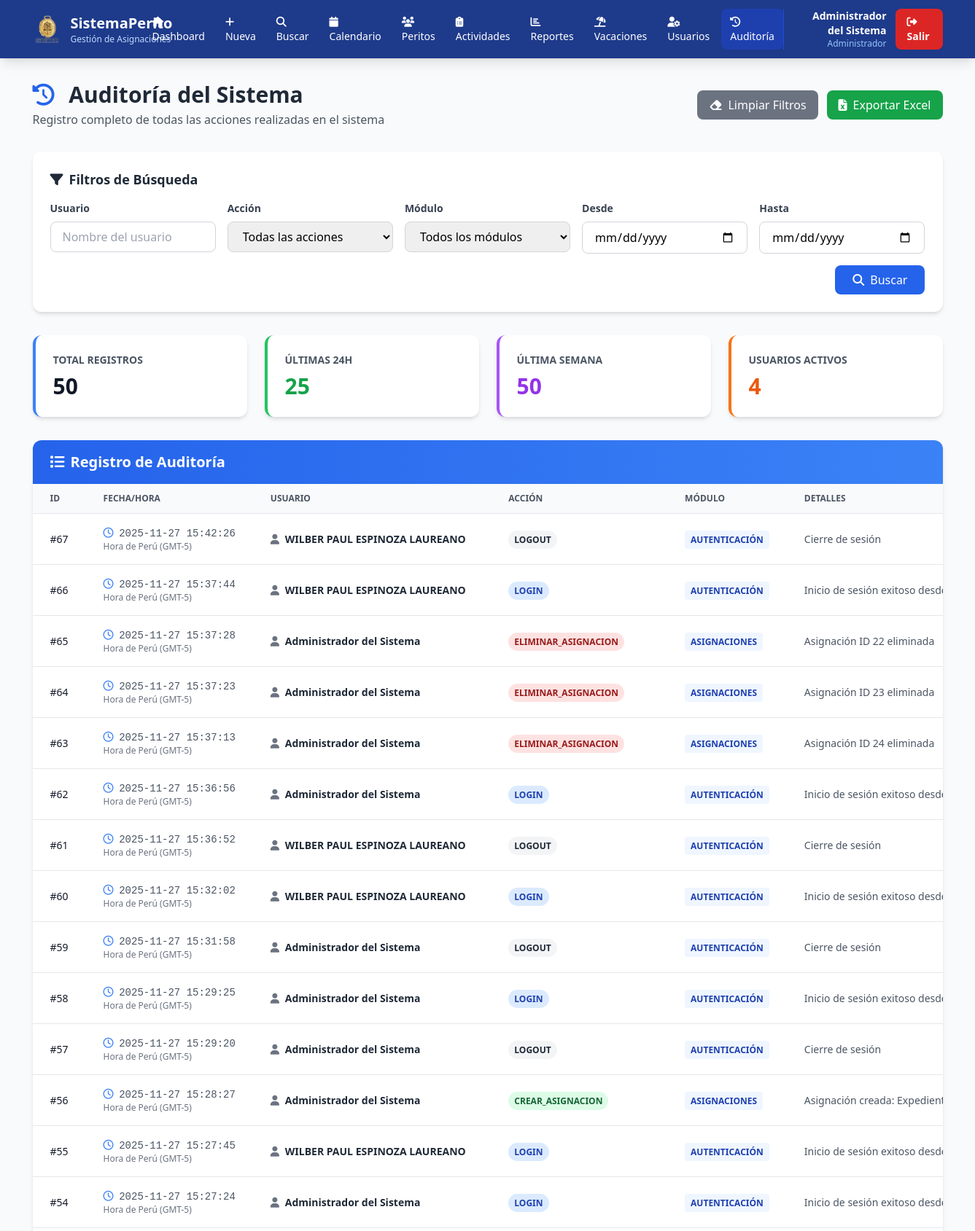
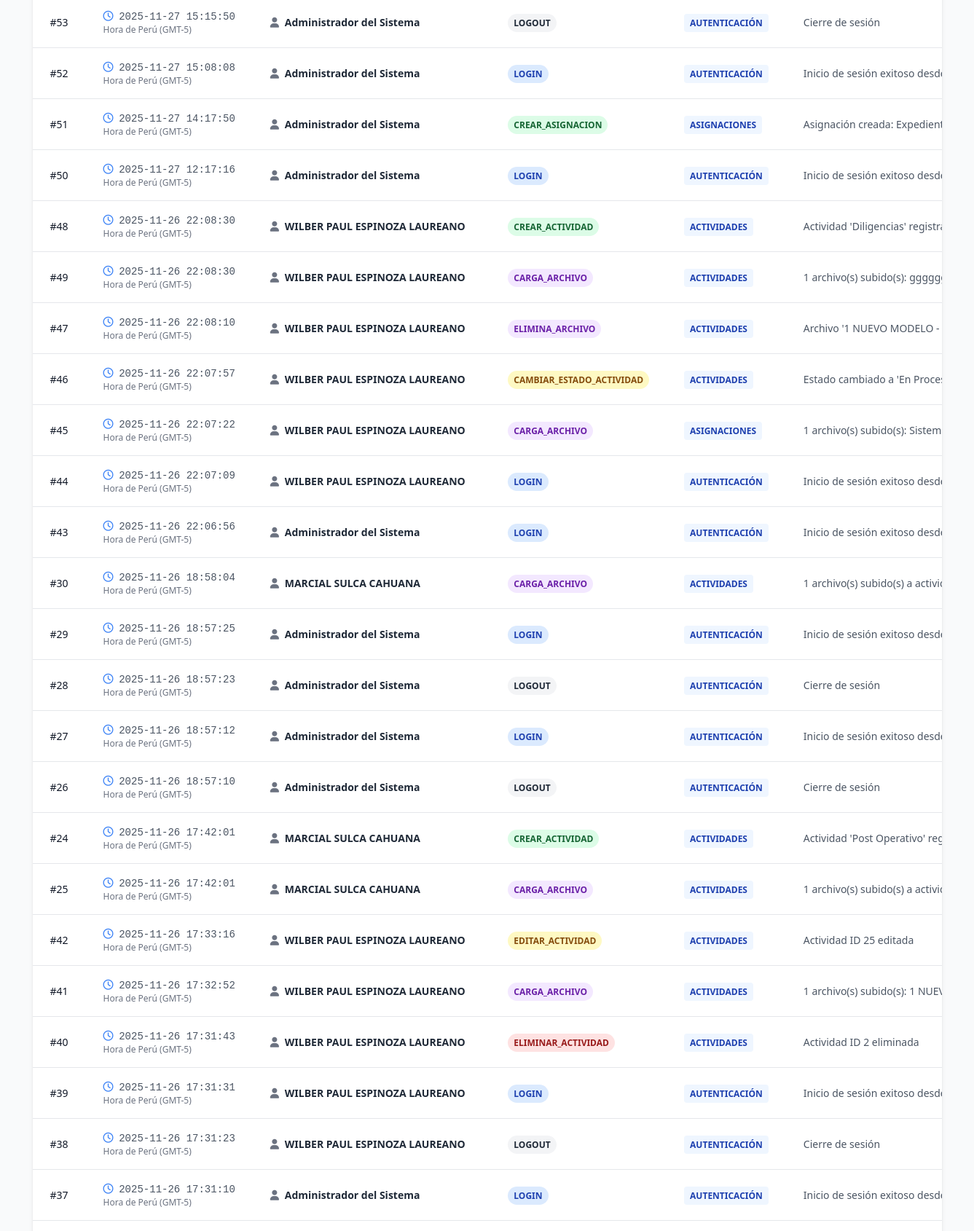
Screenshot of /auditoria (signed in, upper part) with the database file from the repository (2 pictures, top to bottom).
### tables this page shows
CREATE TABLE auditoria (
        id INTEGER PRIMARY KEY AUTOINCREMENT,
        usuario_id INTEGER NOT NULL,
        usuario_nombre TEXT NOT NULL,
        accion TEXT NOT NULL,
        modulo TEXT NOT NULL,
        detalles TEXT,
        registro_id INTEGER,
        ip_address TEXT,
        user_agent TEXT,
        fecha TIMESTAMP DEFAULT CURRENT_TIMESTAMP,
        FOREIGN KEY (usuario_id) REFERENCES usuarios(id)
    );

### app.py (the view)
@app.route('/auditoria')
@admin_required
def auditoria():
    conn = sqlite3.connect('database.db')
    conn.row_factory = sqlite3.Row
    cursor = conn.cursor()
    filtro_usuario = request.args.get('usuario', '')
    filtro_accion = request.args.get('accion', '')
    filtro_modulo = request.args.get('modulo', '')
    filtro_fecha_desde = request.args.get('fecha_desde', '')
    filtro_fecha_hasta = request.args.get('fecha_hasta', '')
    page = int(request.args.get('page', 1))
    per_page = 50  # Registros por página
    offset = (page - 1) * per_page
    query_count = 'SELECT COUNT(*) as total FROM auditoria WHERE 1=1'
    query = 'SELECT * FROM auditoria WHERE 1=1'
    params = []
    if filtro_usuario:
        query += ' AND usuario_nombre LIKE ?'
        query_count += ' AND usuario_nombre LIKE ?'
        params.append(f'%{filtro_usuario}%')
    if filtro_accion:
        query += ' AND accion = ?'
        query_count += ' AND accion = ?'
        params.append(filtro_accion)
    if filtro_modulo:
        query += ' AND modulo = ?'
        query_count += ' AND modulo = ?'
        params.append(filtro_modulo)
    if filtro_fecha_desde:
        query += ' AND DATE(fecha) >= ?'  # USAR 'fecha'
        query_count += ' AND DATE(fecha) >= ?'
        params.append(filtro_fecha_desde)
    if filtro_fecha_hasta:
        query += ' AND DATE(fecha) <= ?'  # USAR 'fecha'
        query_count += ' AND DATE(fecha) <= ?'
        params.append(filtro_fecha_hasta)
    try:
        cursor.execute(query_count, params)
        total_registros = cursor.fetchone()['total']
        total_paginas = (total_registros + per_page - 1) // per_page
        query += f' ORDER BY fecha DESC LIMIT {per_page} OFFSET {offset}'  # USAR 'fecha'
        cursor.execute(query, params)
        registros = []
        for row in cursor.fetchall():
            registros.append({
                'id': row['id'],
                'fecha': row['fecha'],  # USAR 'fecha'
                'usuario_nombre': row['usuario_nombre'],
                'accion': row['accion'],
                'modulo': row['modulo'],
                'detalles': row['detalles'] if row['detalles'] else '',  # USAR 'detalles'
                'ip_address': row['ip_address'] if row['ip_address'] else 'N/A',
                'user_agent': row['user_agent'] if row['user_agent'] else 'N/A'
            })
        print(f"🔍 DEBUG: Se encontraron {len(registros)} registros")
        if registros:
            print(f"🔍 DEBUG: Primer registro: {registros[0]}")
        cursor.execute('SELECT DISTINCT accion FROM auditoria ORDER BY accion')
        acciones = [row['accion'] for row in cursor.fetchall()]
        cursor.execute('SELECT DISTINCT modulo FROM auditoria ORDER BY modulo')
        modulos = [row['modulo'] for row in cursor.fetchall()]
        conn.close()
        return render_template('admin/auditoria.html',
                              registros=registros,
                              acciones=acciones,
                              modulos=modulos,
                              filtros={
                                  'usuario': filtro_usuario,
                                  'accion': filtro_accion,
                                  'modulo': filtro_modulo,
                                  'fecha_desde': filtro_fecha_desde,
                                  'fecha_hasta': filtro_fecha_hasta
                              },
                              page=page,
                              total_paginas=total_paginas,
                              total_registros=total_registros)
    except Exception as e:
        conn.close()
        print(f"❌ Error en auditoría: {e}")
        import traceback
        traceback.print_exc()
        return f"Error al cargar auditoría: {str(e)}", 500

### templates/admin/auditoria.html (shortened to what this page needs)
<!DOCTYPE html>
<html lang="es">
<head>
    <script src="https://cdn.tailwindcss.com"></script>
    <link rel="stylesheet" href="https://cdnjs.cloudflare.com/ajax/libs/font-awesome/6.4.0/css/all.min.css">
</head>
<body class="bg-gray-50">
    <nav class="bg-blue-900 text-white shadow-lg">
        <div class="container mx-auto px-4">
            <div class="flex justify-between items-center py-3">
                <div class="flex items-center space-x-3">
                    <img src="{{ url_for('static', filename='imagenes/logompo.png') }}" alt="Logo" class="w-10 h-10 object-contain">
                    <div class="hidden md:block">
                        <h1 class="text-xl font-bold">SistemaPerito</h1>
                        <p class="text-xs text-blue-200">Gestión de Asignaciones</p>
                    </div>
                </div>
                <div class="flex items-center space-x-1">
                    <a href="/" class="px-3 py-2 rounded-lg hover:bg-blue-800 transition text-sm">
                        <i class="fas fa-home mr-1"></i>Dashboard
                    </a>
                    <a href="/nuevo" class="px-3 py-2 rounded-lg hover:bg-blue-800 transition text-sm">
                        <i class="fas fa-plus mr-1"></i>Nueva
                    </a>
                    <a href="/buscar" class="px-3 py-2 rounded-lg hover:bg-blue-800 transition text-sm">
                        <i class="fas fa-search mr-1"></i>Buscar
                    </a>
                    <a href="/calendario" class="px-3 py-2 rounded-lg hover:bg-blue-800 transition text-sm">
                        <i class="fas fa-calendar mr-1"></i>Calendario
                    </a>
                    <a href="/peritos" class="px-3 py-2 rounded-lg hover:bg-blue-800 transition text-sm">
                        <i class="fas fa-users mr-1"></i>Peritos
                    </a>
                    <a href="/actividades-admin" class="px-3 py-2 rounded-lg hover:bg-blue-800 transition text-sm">
                        <i class="fas fa-clipboard-list mr-1"></i>Actividades
                    </a>
                    <a href="/reportes" class="px-3 py-2 rounded-lg hover:bg-blue-800 transition text-sm">
                        <i class="fas fa-chart-bar mr-1"></i>Reportes
                    </a>
                    <a href="/vacaciones" class="px-3 py-2 rounded-lg hover:bg-blue-800 transition text-sm">
                        <i class="fas fa-umbrella-beach mr-1"></i>Vacaciones
                    </a>
                    <a href="/usuarios" class="px-3 py-2 rounded-lg hover:bg-blue-800 transition text-sm">
                        <i class="fas fa-user-cog mr-1"></i>Usuarios
                    </a>
                    <a href="/auditoria" class="px-3 py-2 bg-blue-800 rounded-lg hover:bg-blue-700 transition text-sm">
                        <i class="fas fa-history mr-1"></i>Auditoría
                    </a>
                </div>
                <div class="flex items-center space-x-3 border-l border-blue-700 pl-4">
                    <div class="text-right hidden md:block">
                        <p class="text-sm font-semibold">{{ session.nombre_completo or session.usuario }}</p>
                        <p class="text-xs text-blue-300">Administrador</p>
                    </div>
                    <a href="/logout" class="px-4 py-2 bg-red-600 rounded-lg hover:bg-red-700 transition text-sm font-semibold">
                        <i class="fas fa-sign-out-alt mr-1"></i>Salir
                    </a>
                </div>
            </div>
        </div>
    </nav>
    <div class="container mx-auto px-4 py-8">
        <div class="flex justify-between items-center mb-8">
            <div>
                <h2 class="text-3xl font-bold text-gray-800">
                    <i class="fas fa-history text-blue-600 mr-3"></i>
                    Auditoría del Sistema
                </h2>
                <p class="text-gray-600 mt-1">Registro completo de todas las acciones realizadas en el sistema</p>
            </div>
            <div class="flex space-x-3">
                <button onclick="limpiarFiltros()" class="px-4 py-2 bg-gray-500 text-white rounded-lg hover:bg-gray-600 transition">
                    <i class="fas fa-eraser mr-2"></i>Limpiar Filtros
                </button>
                <a href="/api/auditoria/exportar" class="px-4 py-2 bg-green-600 text-white rounded-lg hover:bg-green-700 transition">
                    <i class="fas fa-file-excel mr-2"></i>Exportar Excel
                </a>
            </div>
        </div>
        <div class="bg-white rounded-xl shadow-md p-6 mb-8">
            <h3 class="text-lg font-bold text-gray-800 mb-4">
                <i class="fas fa-filter mr-2"></i>Filtros de Búsqueda
            </h3>
            <form method="GET" action="/auditoria" class="grid grid-cols-1 md:grid-cols-5 gap-4">
                <div>
                    <label class="block text-sm font-semibold text-gray-700 mb-2">Usuario</label>
                    <input type="text" name="usuario" value="{{ filtros.usuario }}"
                           placeholder="Nombre del usuario"
                           class="w-full px-4 py-2 border border-gray-300 rounded-lg focus:ring-2 focus:ring-blue-500">
                </div>
                <div>
                    <label class="block text-sm font-semibold text-gray-700 mb-2">Acción</label>
                    <select name="accion" class="w-full px-4 py-2 border border-gray-300 rounded-lg focus:ring-2 focus:ring-blue-500">
                        <option value="">Todas las acciones</option>
                    </select>
                </div>
                <div>
                    <label class="block text-sm font-semibold text-gray-700 mb-2">Módulo</label>
                    <select name="modulo" class="w-full px-4 py-2 border border-gray-300 rounded-lg focus:ring-2 focus:ring-blue-500">
                        <option value="">Todos los módulos</option>
                    </select>
                </div>
                <div>
                    <label class="block text-sm font-semibold text-gray-700 mb-2">Desde</label>
                    <input type="date" name="fecha_desde" value="{{ filtros.fecha_desde }}"
                           class="w-full px-4 py-2 border border-gray-300 rounded-lg focus:ring-2 focus:ring-blue-500">
                </div>
                <div>
                    <label class="block text-sm font-semibold text-gray-700 mb-2">Hasta</label>
                    <input type="date" name="fecha_hasta" value="{{ filtros.fecha_hasta }}"
                           class="w-full px-4 py-2 border border-gray-300 rounded-lg focus:ring-2 focus:ring-blue-500">
                </div>
                <div class="md:col-span-5 flex justify-end">
                    <button type="submit" class="px-6 py-2 bg-blue-600 text-white rounded-lg hover:bg-blue-700 transition">
                        <i class="fas fa-search mr-2"></i>Buscar
                    </button>
                </div>
            </form>
        </div>
        <div class="grid grid-cols-1 md:grid-cols-4 gap-6 mb-8">
            <div class="bg-white rounded-xl shadow-md p-6 border-l-4 border-blue-500">
                <p class="text-sm font-semibold text-gray-600 uppercase">Total Registros</p>
                <p class="text-3xl font-bold text-gray-900 mt-2">{{ registros|length }}</p>
            </div>
            <div class="bg-white rounded-xl shadow-md p-6 border-l-4 border-green-500">
                <p class="text-sm font-semibold text-gray-600 uppercase">Últimas 24h</p>
                <p class="text-3xl font-bold text-green-600 mt-2" id="registros24h">0</p>
            </div>
            <div class="bg-white rounded-xl shadow-md p-6 border-l-4 border-purple-500">
                <p class="text-sm font-semibold text-gray-600 uppercase">Última Semana</p>
                <p class="text-3xl font-bold text-purple-600 mt-2" id="registrosSemana">0</p>
            </div>
            <div class="bg-white rounded-xl shadow-md p-6 border-l-4 border-orange-500">
                <p class="text-sm font-semibold text-gray-600 uppercase">Usuarios Activos</p>
                <p class="text-3xl font-bold text-orange-600 mt-2" id="usuariosActivos">0</p>
            </div>
        </div>
        <div class="bg-white rounded-xl shadow-md overflow-hidden">
            <div class="px-6 py-4 bg-gradient-to-r from-blue-600 to-blue-500">
                <h3 class="text-xl font-bold text-white">
                    <i class="fas fa-list mr-2"></i>Registro de Auditoría
                </h3>
            </div>
            <div class="overflow-x-auto">
                <table class="min-w-full divide-y divide-gray-200">
                    <thead class="bg-gray-50">
                        <tr>
                            <th class="px-6 py-3 text-left text-xs font-semibold text-gray-600 uppercase">ID</th>
                            <th class="px-6 py-3 text-left text-xs font-semibold text-gray-600 uppercase">Fecha/Hora</th>
                            <th class="px-6 py-3 text-left text-xs font-semibold text-gray-600 uppercase">Usuario</th>
                            <th class="px-6 py-3 text-left text-xs font-semibold text-gray-600 uppercase">Acción</th>
                            <th class="px-6 py-3 text-left text-xs font-semibold text-gray-600 uppercase">Módulo</th>
                            <th class="px-6 py-3 text-left text-xs font-semibold text-gray-600 uppercase">Detalles</th>
                        </tr>
                    </thead>
                    <tbody class="bg-white divide-y divide-gray-200">
                        {% for registro in registros %}
                        <tr class="hover:bg-gray-50">
                            <td class="px-6 py-4 whitespace-nowrap text-sm font-medium text-gray-900">#{{ registro.id }}</td>
                            <td class="px-6 py-4 whitespace-nowrap text-sm text-gray-600">
                                <i class="far fa-clock text-blue-500 mr-1"></i>
                                <span class="font-mono">{{ registro.fecha }}</span>
                                <p class="text-xs text-gray-500">Hora de Perú (GMT-5)</p>
                            </td>
                            <td class="px-6 py-4 whitespace-nowrap text-sm text-gray-800 font-semibold">
                                <i class="fas fa-user text-gray-500 mr-1"></i>
                                {{ registro.usuario_nombre }}
                            </td>
                            <td class="px-6 py-4 whitespace-nowrap text-sm">
                                <span class="px-2 py-1 rounded-full text-xs font-semibold
                                    {% if 'CREAR' in registro.accion %}bg-green-100 text-green-800
                                    {% elif 'EDITAR' in registro.accion or 'CAMBIAR' in registro.accion %}bg-yellow-100 text-yellow-800
                                    {% elif 'ELIMINAR' in registro.accion or 'CANCELAR' in registro.accion %}bg-red-100 text-red-800
                                    {% elif 'LOGIN' in registro.accion %}bg-blue-100 text-blue-800
                                    {% elif 'LOGOUT' in registro.accion %}bg-gray-100 text-gray-800
                                    {% else %}bg-purple-100 text-purple-800
                                    {% endif %}">
                                    {{ registro.accion }}
                                </span>
                            </td>
                            <td class="px-6 py-4 whitespace-nowrap text-sm text-gray-800">
                                <span class="px-2 py-1 bg-blue-50 text-blue-800 rounded text-xs font-semibold">
                                    {{ registro.modulo }}
                                </span>
                            </td>
                            <td class="px-6 py-4 text-sm text-gray-600 max-w-xs truncate" title="{{ registro.detalles }}">
                                {{ registro.detalles or '-' }}
                            </td>
                        </tr>
                        {% endfor %}
                    </tbody>
                </table>
            </div>
        </div>
    </div>
</body>
</html>

### rows the page displays
auditoria: id "67", fecha "2025-11-27 15:42:26", usuario_nombre "WILBER PAUL ESPINOZA LAUREANO", accion "LOGOUT", modulo "AUTENTICACIÓN", detalles "Cierre de sesión"
auditoria: id "66", fecha "2025-11-27 15:37:44", usuario_nombre "WILBER PAUL ESPINOZA LAUREANO", accion "LOGIN", modulo "AUTENTICACIÓN", detalles "Inicio de sesión exitoso desde IP: 10.40.…"
auditoria: id "65", fecha "2025-11-27 15:37:28", usuario_nombre "Administrador del Sistema", accion "ELIMINAR_ASIGNACION", modulo "ASIGNACIONES", detalles "Asignación ID 22 eliminada"
auditoria: id "64", fecha "2025-11-27 15:37:23", usuario_nombre "Administrador del Sistema", accion "ELIMINAR_ASIGNACION", modulo "ASIGNACIONES", detalles "Asignación ID 23 eliminada"
auditoria: id "63", fecha "2025-11-27 15:37:13", usuario_nombre "Administrador del Sistema", accion "ELIMINAR_ASIGNACION", modulo "ASIGNACIONES", detalles "Asignación ID 24 eliminada"
auditoria: id "62", fecha "2025-11-27 15:36:56", usuario_nombre "Administrador del Sistema", accion "LOGIN", modulo "AUTENTICACIÓN", detalles "Inicio de sesión exitoso desde IP: 127.0.…"
auditoria: id "61", fecha "2025-11-27 15:36:52", usuario_nombre "WILBER PAUL ESPINOZA LAUREANO", accion "LOGOUT", modulo "AUTENTICACIÓN", detalles "Cierre de sesión"
auditoria: id "60", fecha "2025-11-27 15:32:02", usuario_nombre "WILBER PAUL ESPINOZA LAUREANO", accion "LOGIN", modulo "AUTENTICACIÓN", detalles "Inicio de sesión exitoso desde IP: 127.0.…"
auditoria: id "59", fecha "2025-11-27 15:31:58", usuario_nombre "Administrador del Sistema", accion "LOGOUT", modulo "AUTENTICACIÓN", detalles "Cierre de sesión"
auditoria: id "58", fecha "2025-11-27 15:29:25", usuario_nombre "Administrador del Sistema", accion "LOGIN", modulo "AUTENTICACIÓN", detalles "Inicio de sesión exitoso desde IP: 127.0.…"
auditoria: id "57", fecha "2025-11-27 15:29:20", usuario_nombre "Administrador del Sistema", accion "LOGOUT", modulo "AUTENTICACIÓN", detalles "Cierre de sesión"
auditoria: id "56", fecha "2025-11-27 15:28:27", usuario_nombre "Administrador del Sistema", accion "CREAR_ASIGNACION", modulo "ASIGNACIONES", detalles "Asignación creada:…"
auditoria: id "55", fecha "2025-11-27 15:27:45", usuario_nombre "WILBER PAUL ESPINOZA LAUREANO", accion "LOGIN", modulo "AUTENTICACIÓN", detalles "Inicio de sesión exitoso desde IP: 10.40.…"
auditoria: id "54", fecha "2025-11-27 15:27:24", usuario_nombre "Administrador del Sistema", accion "LOGIN", modulo "AUTENTICACIÓN", detalles "Inicio de sesión exitoso desde IP: 10.40.…"
auditoria: id "53", fecha "2025-11-27 15:15:50", usuario_nombre "Administrador del Sistema", accion "LOGOUT", modulo "AUTENTICACIÓN", detalles "Cierre de sesión"
auditoria: id "52", fecha "2025-11-27 15:08:08", usuario_nombre "Administrador del Sistema", accion "LOGIN", modulo "AUTENTICACIÓN", detalles "Inicio de sesión exitoso desde IP: 127.0.…"
auditoria: id "51", fecha "2025-11-27 14:17:50", usuario_nombre "Administrador del Sistema", accion "CREAR_ASIGNACION", modulo "ASIGNACIONES", detalles "Asignación creada:…"
auditoria: id "50", fecha "2025-11-27 12:17:16", usuario_nombre "Administrador del Sistema", accion "LOGIN", modulo "AUTENTICACIÓN", detalles "Inicio de sesión exitoso desde IP: 127.0.…"
auditoria: id "48", fecha "2025-11-26 22:08:30", usuario_nombre "WILBER PAUL ESPINOZA LAUREANO", accion "CREAR_ACTIVIDAD", modulo "ACTIVIDADES", detalles "Actividad 'Diligencias'…"
auditoria: id "49", fecha "2025-11-26 22:08:30", usuario_nombre "WILBER PAUL ESPINOZA LAUREANO", accion "CARGA_ARCHIVO", modulo "ACTIVIDADES", detalles "1 archivo(s) subido(s): ggggggggggggg…"
auditoria: id "47", fecha "2025-11-26 22:08:10", usuario_nombre "WILBER PAUL ESPINOZA LAUREANO", accion "ELIMINA_ARCHIVO", modulo "ACTIVIDADES", detalles "Archivo '1 NUEVO MODELO - CONFORM…"
auditoria: id "46", fecha "2025-11-26 22:07:57", usuario_nombre "WILBER PAUL ESPINOZA LAUREANO", accion "CAMBIAR_ESTADO_ACTIVIDAD", modulo "ACTIVIDADES", detalles "Estado cambiado a 'En Proceso' en activ…"
auditoria: id "45", fecha "2025-11-26 22:07:22", usuario_nombre "WILBER PAUL ESPINOZA LAUREANO", accion "CARGA_ARCHIVO", modulo "ASIGNACIONES", detalles "1 archivo(s) subido(s): Sistema OCR Inte…"
auditoria: id "44", fecha "2025-11-26 22:07:09", usuario_nombre "WILBER PAUL ESPINOZA LAUREANO", accion "LOGIN", modulo "AUTENTICACIÓN", detalles "Inicio de sesión exitoso desde IP: 127.0.…"
auditoria: id "43", fecha "2025-11-26 22:06:56", usuario_nombre "Administrador del Sistema", accion "LOGIN", modulo "AUTENTICACIÓN", detalles "Inicio de sesión exitoso desde IP: 127.0.…"
auditoria: id "30", fecha "2025-11-26 18:58:04", usuario_nombre "MARCIAL SULCA CAHUANA", accion "CARGA_ARCHIVO", modulo "ACTIVIDADES", detalles "1 archivo(s) subido(s) a…"
auditoria: id "29", fecha "2025-11-26 18:57:25", usuario_nombre "Administrador del Sistema", accion "LOGIN", modulo "AUTENTICACIÓN", detalles "Inicio de sesión exitoso desde IP: 127.0.…"
auditoria: id "28", fecha "2025-11-26 18:57:23", usuario_nombre "Administrador del Sistema", accion "LOGOUT", modulo "AUTENTICACIÓN", detalles "Cierre de sesión"
auditoria: id "27", fecha "2025-11-26 18:57:12", usuario_nombre "Administrador del Sistema", accion "LOGIN", modulo "AUTENTICACIÓN", detalles "Inicio de sesión exitoso desde IP: 127.0.…"
auditoria: id "26", fecha "2025-11-26 18:57:10", usuario_nombre "Administrador del Sistema", accion "LOGOUT", modulo "AUTENTICACIÓN", detalles "Cierre de sesión"
auditoria: id "24", fecha "2025-11-26 17:42:01", usuario_nombre "MARCIAL SULCA CAHUANA", accion "CREAR_ACTIVIDAD", modulo "ACTIVIDADES", detalles "Actividad 'Post Operativo'…"
auditoria: id "25", fecha "2025-11-26 17:42:01", usuario_nombre "MARCIAL SULCA CAHUANA", accion "CARGA_ARCHIVO", modulo "ACTIVIDADES", detalles "1 archivo(s) subido(s) a…"
auditoria: id "42", fecha "2025-11-26 17:33:16", usuario_nombre "WILBER PAUL ESPINOZA LAUREANO", accion "EDITAR_ACTIVIDAD", modulo "ACTIVIDADES", detalles "Actividad ID 25 editada"
auditoria: id "41", fecha "2025-11-26 17:32:52", usuario_nombre "WILBER PAUL ESPINOZA LAUREANO", accion "CARGA_ARCHIVO", modulo "ACTIVIDADES", detalles "1 archivo(s) subido(s): 1 NUEVO MODEL…"
auditoria: id "40", fecha "2025-11-26 17:31:43", usuario_nombre "WILBER PAUL ESPINOZA LAUREANO", accion "ELIMINAR_ACTIVIDAD", modulo "ACTIVIDADES", detalles "Actividad ID 2 eliminada"
auditoria: id "39", fecha "2025-11-26 17:31:31", usuario_nombre "WILBER PAUL ESPINOZA LAUREANO", accion "LOGIN", modulo "AUTENTICACIÓN", detalles "Inicio de sesión exitoso desde IP: 127.0.…"
auditoria: id "38", fecha "2025-11-26 17:31:23", usuario_nombre "WILBER PAUL ESPINOZA LAUREANO", accion "LOGOUT", modulo "AUTENTICACIÓN", detalles "Cierre de sesión"
auditoria: id "37", fecha "2025-11-26 17:31:10", usuario_nombre "Administrador del Sistema", accion "LOGIN", modulo "AUTENTICACIÓN", detalles "Inicio de sesión exitoso desde IP: 127.0.…"

### other values shown
{{ session.nombre_completo or session.usuario }} "Administrador del Sistema"
{{ registros|length }} "50"
